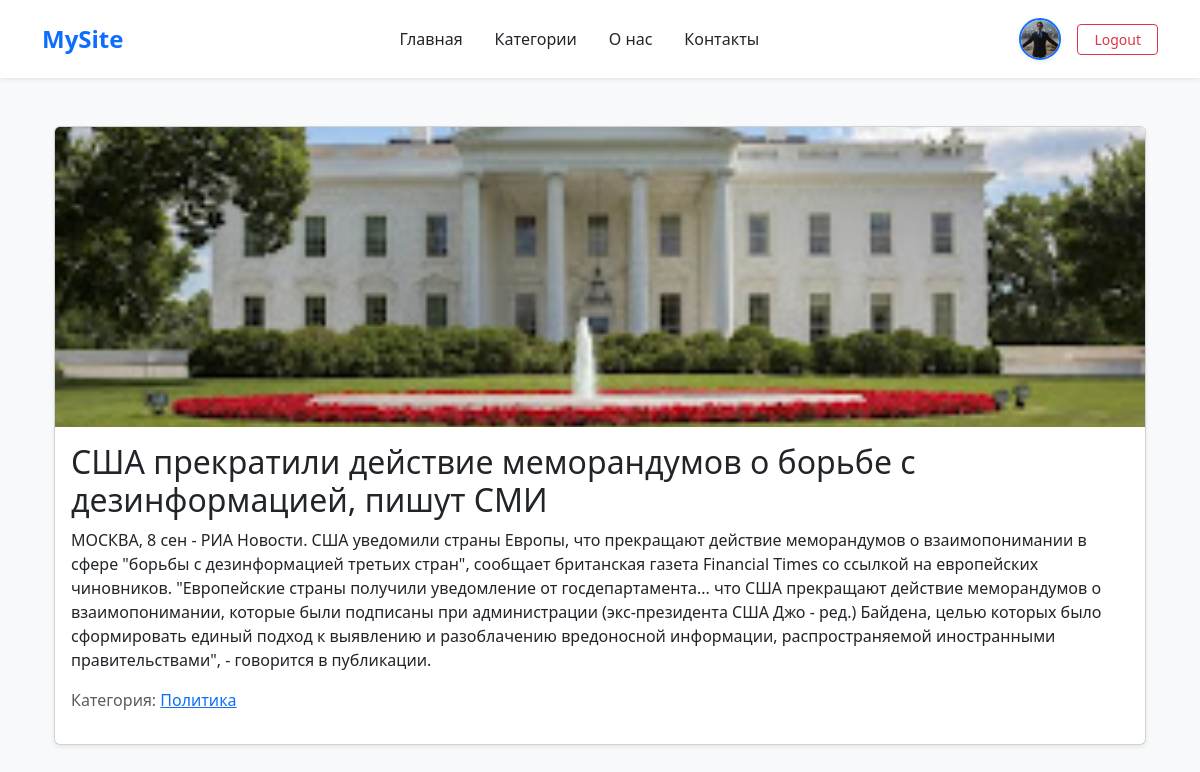
The app's page /new/8 (signed in) with its own data.
### testapp/models.py (models this page shows, shortened)
class User_model(models.Model):
    user = models.OneToOneField(User, on_delete=models.CASCADE)
    user_photo = models.ImageField(upload_to='media/', null=True)

class New(models.Model):
    new_name = models.CharField(max_length=128)
    new_desc = models.TextField()
    new_category = models.ForeignKey(Category, on_delete=models.CASCADE)
    new_photo = models.ImageField(upload_to='media/', blank=True, null=True)
    new_date = models.DateTimeField(auto_now_add=True)
    class Meta:
        verbose_name_plural = 'Новости'

class Category(models.Model):
    category_name = models.CharField(max_length=32)
    category_date = models.DateTimeField(auto_now_add=True)
    class Meta:
        verbose_name_plural = 'Категории'

### testapp/views.py (the view)
# urls.py: path('new/<int:pk>', views.new_page),
def new_page(request, pk):
    new = New.objects.get(id=pk)
    category = Category.objects.get(id=pk)
    context = {
        'category': category,
        'new': new,
    }
    return render(request, 'new.html', context)

### testapp/templates/new.html (shortened to what this page needs)
{% extends "base.html" %}
{% block content %}
<div class="container py-4">
    <div class="card shadow-sm">
        {% if new.new_photo %}
            <img src="{{ new.new_photo.url }}" class="card-img-top" alt="обложка новости" style="height:300px; object-fit:cover;">
        {% endif %}
        <div class="card-body">
            <h2 class="card-title">{{ new.new_name }}</h2>
            <p class="card-text">{{ new.new_desc }}</p>
            <p class="text-muted">Категория:
                <a href="/category/{{ new.new_category.category_name }}">{{ new.new_category.category_name }}</a>
            </p>
        </div>
    </div>
</div>
{% endblock %}

### testapp/templates/base.html (shortened to what this page needs)
<!DOCTYPE html>
<html lang="en">
<head>
  <link href="https://cdn.jsdelivr.net/npm/bootstrap@5.3.8/dist/css/bootstrap.min.css" rel="stylesheet">
</head>
<body class="bg-light">
  <header class="navbar navbar-expand-lg bg-white shadow-sm py-3">
    <div class="container d-flex justify-content-between align-items-center">
      <a href="/" class="navbar-brand fs-4 fw-bold text-primary">MySite</a>
      <ul class="navbar-nav d-flex flex-row gap-3">
                <li class="nav-item">
          <a href="/" class="nav-link text-dark fw-medium">Главная</a>
        </li>
        <li class="nav-item">
          <a href="/categories" class="nav-link text-dark fw-medium">Категории</a>
        </li>
        <li class="nav-item">
          <a href="/about" class="nav-link text-dark fw-medium">О нас</a>
        </li>
        <li class="nav-item">
          <a href="/contacts" class="nav-link text-dark fw-medium">Контакты</a>
        </li>
      </ul>
      <div class="d-flex align-items-center gap-3">
        {% if user.is_authenticated %}
          <a href="/profile" class="d-flex align-items-center text-decoration-none">
            {% if user.user_model and user.user_model.user_photo %}
              <img src="{{ user.user_model.user_photo.url }}"
                   alt="avatar" width="42" height="42"
                   class="rounded-circle border border-2 border-primary shadow-sm">
            {% else %}
              <img src="/static/default-avatar.png"
                   alt="avatar" width="42" height="42"
                   class="rounded-circle border border-2 border-secondary shadow-sm">
            {% endif %}
          </a>
          <a href="/logout" class="btn btn-sm btn-outline-danger px-3">Logout</a>
        {% else %}
          <a href="/login" class="btn btn-sm btn-outline-primary px-3">Login</a>
          <a href="/register" class="btn btn-sm btn-primary px-3">Sign Up</a>
        {% endif %}
      </div>
    </div>
  </header>
  <main class="container py-4">
    {% block content %}{% endblock %}
  </main>
</body>
</html>

### records on screen
New: new_photo (picture), new_name "США прекратили действие меморандумов о борьбе с дезинформацией, пишут СМИ", new_desc "МОСКВА, 8 сен - РИА Новости. США уведомили страны Европы, что прекращают действие меморандумов о взаимопонимании в сфере \"борьбы с дезинформацией третьих стран\", сообщает британская газета Financial Times со ссылкой на европейских чиновников. \"Европейские страны получили уведомление от госдепартамента... что США прекращают действие меморандумов о взаимопонимании, которые были подписаны при администрации (экс-президента США Джо - ред.) Байдена, целью которых было сформировать единый подход к выявлению и разоблачению вредоносной информации, распространяемой иностранными правительствами\", - говорится в публикации.", new_category.category_name "Политика"
